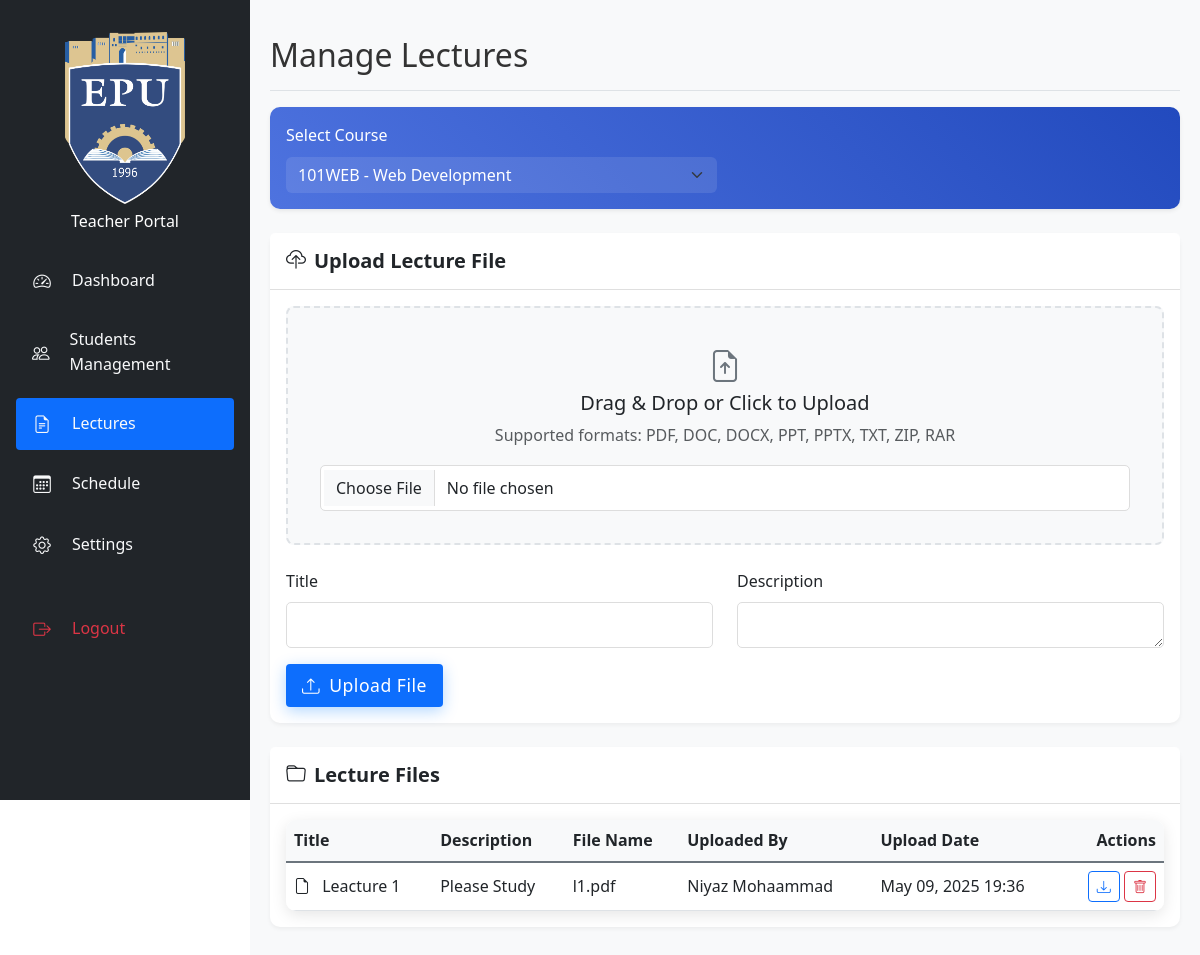
The app's page /src/teacher/lectures.php (signed in) with its own data.
### tables this page shows
CREATE TABLE `courses` (
  `id` int(11) NOT NULL,
  `course_code` varchar(20) NOT NULL,
  `course_name` varchar(100) NOT NULL,
  `instructor` varchar(100) NOT NULL,
  `schedule` varchar(100) NOT NULL,
  `department` varchar(100) NOT NULL,
  `credits` int(11) NOT NULL,
  `description` text DEFAULT NULL,
  `created_at` timestamp NOT NULL DEFAULT current_timestamp(),
  `updated_at` timestamp NOT NULL DEFAULT current_timestamp() ON UPDATE current_timestamp()
);

CREATE TABLE `teachers` (
  `id` int(11) NOT NULL,
  `teacher_id` varchar(20) NOT NULL,
  `first_name` varchar(50) NOT NULL,
  `last_name` varchar(50) NOT NULL,
  `password` varchar(255) NOT NULL,
  `email` varchar(100) NOT NULL,
  `full_name` varchar(100) NOT NULL,
  `department` varchar(100) NOT NULL,
  `specialization` varchar(100) NOT NULL,
  `remember_token` varchar(64) DEFAULT NULL,
  `token_expiry` datetime DEFAULT NULL,
  `created_at` timestamp NOT NULL DEFAULT current_timestamp(),
  `updated_at` timestamp NOT NULL DEFAULT current_timestamp() ON UPDATE current_timestamp()
);

CREATE TABLE `lecture_files` (
  `id` int(11) NOT NULL,
  `course_id` int(11) NOT NULL,
  `title` varchar(255) NOT NULL,
  `description` text DEFAULT NULL,
  `file_name` varchar(255) NOT NULL,
  `file_path` varchar(255) NOT NULL,
  `uploaded_by` int(11) NOT NULL,
  `uploaded_at` timestamp NOT NULL DEFAULT current_timestamp()
);

### src/teacher/lectures.php (the view, shortened to what this page needs)
<?php
$db = get_db_connection();
$stmt = $db->prepare("
    SELECT t.*, c.id as course_id, c.course_code, c.course_name
    FROM teachers t
    LEFT JOIN courses c ON c.instructor = t.full_name
    WHERE t.id = ?
    ORDER BY c.course_code
");
$stmt->bind_param("i", $_SESSION['user_id']);
$stmt->execute();
$result = $stmt->get_result();
$teacher = $result->fetch_assoc();
$selected_course_id = $_GET['course_id'] ?? null;
if (!$selected_course_id && $result->num_rows > 0) {
    $selected_course_id = $teacher['course_id'];
    $result->data_seek(0);
}
$lecture_files = null;
if ($selected_course_id) {
    $stmt = $db->prepare("
        SELECT lf.*, t.first_name, t.last_name
        FROM lecture_files lf
        JOIN teachers t ON lf.uploaded_by = t.id
        WHERE lf.course_id = ?
        ORDER BY lf.uploaded_at DESC
    ");
    $stmt->bind_param("i", $selected_course_id);
    $stmt->execute();
    $lecture_files = $stmt->get_result();
}
?>
<!DOCTYPE html>
<html lang="en">
<head>
    <link href="https://cdn.jsdelivr.net/npm/bootstrap@5.3.0/dist/css/bootstrap.min.css" rel="stylesheet">
    <link rel="stylesheet" href="https://cdn.jsdelivr.net/npm/bootstrap-icons@1.7.2/font/bootstrap-icons.css">
    <link rel="stylesheet" href="../assets/css/style.css">
    <link rel="stylesheet" href="../assets/css/teacher.css">
</head>
<body>
    <div class="container-fluid">
        <div class="row">
            <?php include 'sidebar.php'; ?>
            <div class="col-md-9 col-lg-10 main-content">
                <div class="d-flex justify-content-between flex-wrap flex-md-nowrap align-items-center pt-3 pb-2 mb-3 border-bottom">
                    <h1 class="h2">Manage Lectures</h1>
                </div>
                <div class="card mb-4 course-select">
                    <div class="card-body">
                        <form method="GET" class="row g-3 align-items-end">
                            <div class="col-md-6">
                                <label for="course_id" class="form-label">Select Course</label>
                                <select class="form-select" id="course_id" name="course_id" onchange="this.form.submit()">
                                    <?php while ($course = $result->fetch_assoc()): ?>
                                        <option value="<?php echo $course['course_id']; ?>" <?php echo $selected_course_id == $course['course_id'] ? 'selected' : ''; ?>>
                                            <?php echo htmlspecialchars($course['course_code'] . ' - ' . $course['course_name']); ?>
                                        </option>
                                    <?php endwhile; ?>
                                </select>
                            </div>
                        </form>
                    </div>
                </div>
                <div class="card mb-4 lecture-card">
                    <div class="card-header bg-white">
                        <h5 class="card-title mb-0">
                            <i class="bi bi-cloud-upload me-2"></i>Upload Lecture File
                        </h5>
                    </div>
                    <div class="card-body">
                        <form method="POST" enctype="multipart/form-data">
                            <div class="upload-area mb-4">
                                <i class="bi bi-file-earmark-arrow-up file-icon"></i>
                                <h5>Drag & Drop or Click to Upload</h5>
                                <p class="text-muted mb-3">Supported formats: PDF, DOC, DOCX, PPT, PPTX, TXT, ZIP, RAR</p>
                                <input type="file" class="form-control" id="lecture_file" name="lecture_file" required>
                            </div>
                            <div class="row">
                                <div class="col-md-6 mb-3">
                                    <label for="title" class="form-label">Title</label>
                                    <input type="text" class="form-control" id="title" name="title" required>
                                </div>
                                <div class="col-md-6 mb-3">
                                    <label for="description" class="form-label">Description</label>
                                    <textarea class="form-control" id="description" name="description" rows="1"></textarea>
                                </div>
                            </div>
                            <button type="submit" name="upload_lecture" class="btn btn-primary">
                                <i class="bi bi-upload me-1"></i> Upload File
                            </button>
                        </form>
                    </div>
                </div>
                <?php if ($lecture_files && $lecture_files->num_rows > 0): ?>
                    <div class="card lecture-card">
                        <div class="card-header bg-white">
                            <h5 class="card-title mb-0">
                                <i class="bi bi-folder me-2"></i>Lecture Files
                            </h5>
                        </div>
                        <div class="card-body">
                            <div class="table-responsive">
                                <table class="table table-hover align-middle">
                                    <thead>
                                        <tr>
                                            <th>Title</th>
                                            <th>Description</th>
                                            <th>File Name</th>
                                            <th>Uploaded By</th>
                                            <th>Upload Date</th>
                                            <th class="text-end">Actions</th>
                                        </tr>
                                    </thead>
                                    <tbody>
                                        <?php while ($file = $lecture_files->fetch_assoc()): ?>
                                            <tr>
                                                <td>
                                                    <i class="bi bi-file-earmark me-2"></i>
                                                    <?php echo htmlspecialchars($file['title']); ?>
                                                </td>
                                                <td><?php echo htmlspecialchars($file['description']); ?></td>
                                                <td><?php echo htmlspecialchars($file['file_name']); ?></td>
                                                <td><?php echo htmlspecialchars($file['first_name'] . ' ' . $file['last_name']); ?></td>
                                                <td><?php echo date('M d, Y H:i', strtotime($file['uploaded_at'])); ?></td>
                                                <td class="text-end action-buttons">
                                                    <a href="../uploads/lectures/<?php echo $file['file_path']; ?>"
                                                       class="btn btn-sm btn-outline-primary"
                                                       download="<?php echo $file['file_name']; ?>">
                                                        <i class="bi bi-download"></i>
                                                    </a>
                                                    <a href="lectures.php?delete=<?php echo $file['id']; ?>"
                                                       class="btn btn-sm btn-outline-danger"
                                                       onclick="return confirm('Are you sure you want to delete this file?')">
                                                        <i class="bi bi-trash"></i>
                                                    </a>
                                                </td>
                                            </tr>
                                        <?php endwhile; ?>
                                    </tbody>
                                </table>
                            </div>
                        </div>
                    </div>
                <?php endif; ?>
            </div>
        </div>
    </div>
</body>
</html>

### src/assets/css/style.css (style rules this page uses)
:root { --primary-color: #0d6efd; --secondary-color: #6c757d; --success-color: #198754; --danger-color: #dc3545; --warning-color: #ffc107; --info-color: #0dcaf0; --light-color: #f8f9fa; --dark-color: #212529; --sidebar-width: 250px; --header-height: 60px; }
html { font-size: 16px; }
body { font-family: 'Segoe UI', Tahoma, Geneva, Verdana, sans-serif; line-height: 1.6; color: #333; min-height: 100vh; display: flex; flex-direction: column; overflow-x: hidden; }
.card { border: none; border-radius: 10px; transition: transform 0.3s ease, box-shadow 0.3s ease; margin-bottom: 1rem; }
.form-control { border-radius: 5px; border: 1px solid #ddd; padding: 10px 15px; }
.btn { border-radius: 5px; padding: 10px 20px; transition: all 0.3s ease; }
.btn-primary { background-color: var(--primary-color); border: none; padding: 1rem 2.5rem; font-size: 1.1rem; font-weight: 600; letter-spacing: 0.5px; border-radius: 50px; box-shadow: 0 4px 15px rgba(0, 123, 255, 0.3); transition: all 0.3s ease; }
.table-responsive { border-radius: 10px; box-shadow: 0 4px 15px rgba(0, 0, 0, 0.1); }
.table { margin-bottom: 0; }
.main-content { margin-left: var(--sidebar-width); transition: margin-left 0.3s ease; width: calc(100% - var(--sidebar-width)); }
.table th { background-color: var(--light-color); border-bottom: 2px solid var(--secondary-color); }
.btn { border-radius: 0.25rem; padding: 0.5rem 1rem; font-weight: 500; }
.btn-primary { background-color: var(--primary-color); border-color: var(--primary-color); }
.table-responsive { margin-bottom: 1rem; overflow-x: auto; -webkit-overflow-scrolling: touch; }

### src/assets/css/teacher.css (style rules this page uses)
.main-content { padding: 20px; background-color: #f8f9fa; min-height: 100vh; transition: margin-left 0.3s ease; }
.card { box-shadow: 0 0.125rem 0.25rem rgba(0, 0, 0, 0.075); border: none; margin-bottom: 1.5rem; }
.card-header { background-color: #fff; border-bottom: 1px solid rgba(0, 0, 0, 0.125); padding: 1rem; }
.card-title { margin-bottom: 0; color: #212529; font-weight: 600; }
.table-responsive { margin-bottom: 0; }
.table th { background-color: #f8f9fa; font-weight: 600; }
.lecture-card { transition: all 0.2s ease; border: none; box-shadow: 0 2px 4px rgba(0,0,0,0.05); }
.action-buttons .btn { padding: 0.25rem 0.5rem; font-size: 0.875rem; }
.course-select { background: linear-gradient(45deg, #4e73df, #224abe); color: white; border: none; }
.course-select .form-select { border: none; background-color: rgba(255,255,255,0.1); color: white; }
.course-select .form-select option { background-color: white; color: #333; }
.upload-area { border: 2px dashed #dee2e6; border-radius: 8px; padding: 2rem; text-align: center; background: #f8f9fa; transition: all 0.2s ease; }
.file-icon { font-size: 2rem; color: #6c757d; margin-bottom: 1rem; }
.table th { font-weight: 600; background-color: #f8f9fa; }

### records on screen
courses: course_id "101WEB - Web Development"
lecture_files: title "Leacture 1", description "Please Study", file_name "l1.pdf", uploaded_by.last_name "Niyaz Mohaammad", uploaded_at "May 09, 2025 19:36"
